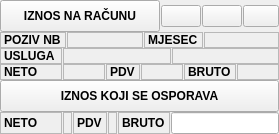
           <widget class="QWidget" name="tabRacun">
            <attribute name="title">
             <string>  RAČUN  </string>
            </attribute>
            <layout class="QVBoxLayout" name="verticalLayout_7">
             <property name="spacing">
              <number>0</number>
             </property>
             <property name="leftMargin">
              <number>0</number>
             </property>
             <property name="topMargin">
              <number>0</number>
             </property>
             <property name="rightMargin">
              <number>0</number>
             </property>
             <property name="bottomMargin">
              <number>0</number>
             </property>
             <item>
              <widget class="QFrame" name="frame_15">
               <property name="frameShape">
                <enum>QFrame::NoFrame</enum>
               </property>
               <property name="frameShadow">
                <enum>QFrame::Raised</enum>
               </property>
               <layout class="QHBoxLayout" name="horizontalLayout_11">
                <property name="spacing">
                 <number>1</number>
                </property>
                <property name="leftMargin">
                 <number>0</number>
                </property>
                <property name="topMargin">
                 <number>0</number>
                </property>
                <property name="rightMargin">
                 <number>0</number>
                </property>
                <property name="bottomMargin">
                 <number>0</number>
                </property>
                <item>
                 <widget class="QPushButton" name="btnIznosNaRacunu">
                  <property name="minimumSize">
                   <size>
                    <width>0</width>
                    <height>32</height>
                   </size>
                  </property>
                  <property name="font">
                   <font>
                    <weight>75</weight>
                    <bold>true</bold>
                   </font>
                  </property>
                  <property name="text">
                   <string>IZNOS NA RAČUNU</string>
                  </property>
                 </widget>
                </item>
                <item>
                 <widget class="QPushButton" name="pushButton_8">
                  <property name="sizePolicy">
                   <sizepolicy hsizetype="Maximum" vsizetype="Fixed">
                    <horstretch>0</horstretch>
                    <verstretch>0</verstretch>
                   </sizepolicy>
                  </property>
                  <property name="cursor">
                   <cursorShape>PointingHandCursor</cursorShape>
                  </property>
                  <property name="icon">
                   <iconset resource="../../../resources/DonatForm.qrc">
                    <normaloff>:/InDonat/Forms/images/zeleni.JPG</normaloff>:/InDonat/Forms/images/zeleni.JPG</iconset>
                  </property>
                 </widget>
                </item>
                <item>
                 <widget class="QPushButton" name="pushButton_7">
                  <property name="sizePolicy">
                   <sizepolicy hsizetype="Maximum" vsizetype="Fixed">
                    <horstretch>0</horstretch>
                    <verstretch>0</verstretch>
                   </sizepolicy>
                  </property>
                  <property name="cursor">
                   <cursorShape>PointingHandCursor</cursorShape>
                  </property>
                  <property name="icon">
                   <iconset resource="../../../resources/DonatForm.qrc">
                    <normaloff>:/InDonat/Forms/images/crveni.JPG</normaloff>:/InDonat/Forms/images/crveni.JPG</iconset>
                  </property>
                 </widget>
                </item>
                <item>
                 <widget class="QPushButton" name="btnIznosNaRacunuClear">
                  <property name="sizePolicy">
                   <sizepolicy hsizetype="Maximum" vsizetype="Fixed">
                    <horstretch>0</horstretch>
                    <verstretch>0</verstretch>
                   </sizepolicy>
                  </property>
                  <property name="maximumSize">
                   <size>
                    <width>36</width>
                    <height>16777215</height>
                   </size>
                  </property>
                  <property name="cursor">
                   <cursorShape>PointingHandCursor</cursorShape>
                  </property>
                  <property name="toolTip">
                   <string>Filter</string>
                  </property>
                  <property name="icon">
                   <iconset resource="../../../resources/DonatForm.qrc">
                    <normaloff>:/InDonat/Forms/images/DEL.GIF</normaloff>:/InDonat/Forms/images/DEL.GIF</iconset>
                  </property>
                  <property name="autoExclusive">
                   <bool>true</bool>
                  </property>
                 </widget>
                </item>
               </layout>
              </widget>
             </item>
             <item>
              <widget class="QFrame" name="frame_16">
               <property name="frameShape">
                <enum>QFrame::NoFrame</enum>
               </property>
               <property name="frameShadow">
                <enum>QFrame::Raised</enum>
               </property>
               <layout class="QHBoxLayout" name="horizontalLayout_12">
                <property name="spacing">
                 <number>1</number>
                </property>
                <property name="leftMargin">
                 <number>0</number>
                </property>
                <property name="topMargin">
                 <number>0</number>
                </property>
                <property name="rightMargin">
                 <number>0</number>
                </property>
                <property name="bottomMargin">
                 <number>0</number>
                </property>
                <item>
                 <widget class="QLabel" name="lblPozivNaBrojTitle">
                  <property name="sizePolicy">
                   <sizepolicy hsizetype="Maximum" vsizetype="Preferred">
                    <horstretch>0</horstretch>
                    <verstretch>0</verstretch>
                   </sizepolicy>
                  </property>
                  <property name="font">
                   <font>
                    <weight>75</weight>
                    <bold>true</bold>
                   </font>
                  </property>
                  <property name="frameShape">
                   <enum>QFrame::StyledPanel</enum>
                  </property>
                  <property name="text">
                   <string>POZIV NB</string>
                  </property>
                 </widget>
                </item>
                <item>
                 <widget class="QLabel" name="lblPozivNaBroj">
                  <property name="font">
                   <font>
                    <weight>75</weight>
                    <bold>true</bold>
                   </font>
                  </property>
                  <property name="frameShape">
                   <enum>QFrame::StyledPanel</enum>
                  </property>
                  <property name="text">
                   <string/>
                  </property>
                  <property name="alignment">
                   <set>Qt::AlignCenter</set>
                  </property>
                 </widget>
                </item>
                <item>
                 <widget class="QLabel" name="lblMjesecNaIznosuTitle">
                  <property name="sizePolicy">
                   <sizepolicy hsizetype="Maximum" vsizetype="Preferred">
                    <horstretch>0</horstretch>
                    <verstretch>0</verstretch>
                   </sizepolicy>
                  </property>
                  <property name="font">
                   <font>
                    <weight>75</weight>
                    <bold>true</bold>
                   </font>
                  </property>
                  <property name="frameShape">
                   <enum>QFrame::StyledPanel</enum>
                  </property>
                  <property name="text">
                   <string>MJESEC</string>
                  </property>
                 </widget>
                </item>
                <item>
                 <widget class="QLabel" name="lblMjesecNaIznosu">
                  <property name="font">
                   <font>
                    <weight>75</weight>
                    <bold>true</bold>
                   </font>
                  </property>
                  <property name="frameShape">
                   <enum>QFrame::StyledPanel</enum>
                  </property>
                  <property name="text">
                   <string/>
                  </property>
                  <property name="alignment">
                   <set>Qt::AlignCenter</set>
                  </property>
                 </widget>
                </item>
               </layout>
              </widget>
             </item>
             <item>
              <widget class="QFrame" name="frame_18">
               <property name="frameShape">
                <enum>QFrame::NoFrame</enum>
               </property>
               <property name="frameShadow">
                <enum>QFrame::Raised</enum>
               </property>
               <layout class="QHBoxLayout" name="horizontalLayout_13">
                <property name="spacing">
                 <number>1</number>
                </property>
                <property name="leftMargin">
                 <number>0</number>
                </property>
                <property name="topMargin">
                 <number>0</number>
                </property>
                <property name="rightMargin">
                 <number>0</number>
                </property>
                <property name="bottomMargin">
                 <number>0</number>
                </property>
                <item>
                 <widget class="QLabel" name="lblUslugaTitle">
                  <property name="sizePolicy">
                   <sizepolicy hsizetype="Maximum" vsizetype="Preferred">
                    <horstretch>0</horstretch>
                    <verstretch>0</verstretch>
                   </sizepolicy>
                  </property>
                  <property name="minimumSize">
                   <size>
                    <width>62</width>
                    <height>0</height>
                   </size>
                  </property>
                  <property name="font">
                   <font>
                    <weight>75</weight>
                    <bold>true</bold>
                   </font>
                  </property>
                  <property name="frameShape">
                   <enum>QFrame::StyledPanel</enum>
                  </property>
                  <property name="text">
                   <string>USLUGA</string>
                  </property>
                 </widget>
                </item>
                <item>
                 <widget class="QLabel" name="lblUsluga1">
                  <property name="font">
                   <font>
                    <weight>75</weight>
                    <bold>true</bold>
                   </font>
                  </property>
                  <property name="frameShape">
                   <enum>QFrame::StyledPanel</enum>
                  </property>
                  <property name="text">
                   <string/>
                  </property>
                  <property name="alignment">
                   <set>Qt::AlignCenter</set>
                  </property>
                 </widget>
                </item>
                <item>
                 <widget class="QLabel" name="lblUsluga2">
                  <property name="font">
                   <font>
                    <weight>75</weight>
                    <bold>true</bold>
                   </font>
                  </property>
                  <property name="frameShape">
                   <enum>QFrame::StyledPanel</enum>
                  </property>
                  <property name="text">
                   <string/>
                  </property>
                  <property name="alignment">
                   <set>Qt::AlignCenter</set>
                  </property>
                 </widget>
                </item>
               </layout>
              </widget>
             </item>
             <item>
              <widget class="QFrame" name="frame_17">
               <property name="frameShape">
                <enum>QFrame::NoFrame</enum>
               </property>
               <property name="frameShadow">
                <enum>QFrame::Raised</enum>
               </property>
               <layout class="QHBoxLayout" name="horizontalLayout_14">
                <property name="spacing">
                 <number>1</number>
                </property>
                <property name="leftMargin">
                 <number>0</number>
                </property>
                <property name="topMargin">
                 <number>0</number>
                </property>
                <property name="rightMargin">
                 <number>0</number>
                </property>
                <property name="bottomMargin">
                 <number>0</number>
                </property>
                <item>
                 <widget class="QLabel" name="lblNetoTitle">
                  <property name="sizePolicy">
                   <sizepolicy hsizetype="Maximum" vsizetype="Preferred">
                    <horstretch>0</horstretch>
                    <verstretch>0</verstretch>
                   </sizepolicy>
                  </property>
                  <property name="minimumSize">
                   <size>
                    <width>62</width>
                    <height>0</height>
                   </size>
                  </property>
                  <property name="font">
                   <font>
                    <weight>75</weight>
                    <bold>true</bold>
                   </font>
                  </property>
                  <property name="frameShape">
                   <enum>QFrame::StyledPanel</enum>
                  </property>
                  <property name="text">
                   <string>NETO</string>
                  </property>
                 </widget>
                </item>
                <item>
                 <widget class="QLabel" name="lblNeto">
                  <property name="font">
                   <font>
                    <weight>75</weight>
                    <bold>true</bold>
                   </font>
                  </property>
                  <property name="frameShape">
                   <enum>QFrame::StyledPanel</enum>
                  </property>
                  <property name="text">
                   <string/>
                  </property>
                  <property name="alignment">
                   <set>Qt::AlignCenter</set>
                  </property>
                 </widget>
                </item>
                <item>
                 <widget class="QLabel" name="lblPdvTitle">
                  <property name="sizePolicy">
                   <sizepolicy hsizetype="Maximum" vsizetype="Preferred">
                    <horstretch>0</horstretch>
                    <verstretch>0</verstretch>
                   </sizepolicy>
                  </property>
                  <property name="font">
                   <font>
                    <weight>75</weight>
                    <bold>true</bold>
                   </font>
                  </property>
                  <property name="toolTip">
                   <string>Poziv Na Broj</string>
                  </property>
                  <property name="frameShape">
                   <enum>QFrame::StyledPanel</enum>
                  </property>
                  <property name="text">
                   <string>PDV</string>
                  </property>
                 </widget>
                </item>
                <item>
                 <widget class="QLabel" name="lblPdv">
                  <property name="font">
                   <font>
                    <weight>75</weight>
                    <bold>true</bold>
                   </font>
                  </property>
                  <property name="frameShape">
                   <enum>QFrame::StyledPanel</enum>
                  </property>
                  <property name="text">
                   <string/>
                  </property>
                  <property name="alignment">
                   <set>Qt::AlignCenter</set>
                  </property>
                 </widget>
                </item>
                <item>
                 <widget class="QLabel" name="lblBrutoTitle">
                  <property name="sizePolicy">
                   <sizepolicy hsizetype="Maximum" vsizetype="Preferred">
                    <horstretch>0</horstretch>
                    <verstretch>0</verstretch>
                   </sizepolicy>
                  </property>
                  <property name="font">
                   <font>
                    <weight>75</weight>
                    <bold>true</bold>
                   </font>
                  </property>
                  <property name="frameShape">
                   <enum>QFrame::StyledPanel</enum>
                  </property>
                  <property name="text">
                   <string>BRUTO</string>
                  </property>
                 </widget>
                </item>
                <item>
                 <widget class="QLabel" name="lblBruto">
                  <property name="font">
                   <font>
                    <weight>75</weight>
                    <bold>true</bold>
                   </font>
                  </property>
                  <property name="frameShape">
                   <enum>QFrame::StyledPanel</enum>
                  </property>
                  <property name="text">
                   <string/>
                  </property>
                  <property name="alignment">
                   <set>Qt::AlignCenter</set>
                  </property>
                 </widget>
                </item>
               </layout>
              </widget>
             </item>
             <item>
              <widget class="QFrame" name="frame_19">
               <property name="frameShape">
                <enum>QFrame::NoFrame</enum>
               </property>
               <property name="frameShadow">
                <enum>QFrame::Raised</enum>
               </property>
               <layout class="QHBoxLayout" name="horizontalLayout_15">
                <property name="spacing">
                 <number>1</number>
                </property>
                <property name="leftMargin">
                 <number>0</number>
                </property>
                <property name="topMargin">
                 <number>0</number>
                </property>
                <property name="rightMargin">
                 <number>0</number>
                </property>
                <property name="bottomMargin">
                 <number>0</number>
                </property>
                <item>
                 <widget class="QPushButton" name="btnIznosKojiSeOsporava">
                  <property name="minimumSize">
                   <size>
                    <width>0</width>
                    <height>32</height>
                   </size>
                  </property>
                  <property name="font">
                   <font>
                    <weight>75</weight>
                    <bold>true</bold>
                   </font>
                  </property>
                  <property name="text">
                   <string>IZNOS KOJI SE OSPORAVA</string>
                  </property>
                 </widget>
                </item>
               </layout>
              </widget>
             </item>
             <item>
              <widget class="QFrame" name="frame_20">
               <property name="frameShape">
                <enum>QFrame::NoFrame</enum>
               </property>
               <property name="frameShadow">
                <enum>QFrame::Raised</enum>
               </property>
               <layout class="QHBoxLayout" name="horizontalLayout_17">
                <property name="spacing">
                 <number>1</number>
                </property>
                <property name="leftMargin">
                 <number>0</number>
                </property>
                <property name="topMargin">
                 <number>0</number>
                </property>
                <property name="rightMargin">
                 <number>0</number>
                </property>
                <property name="bottomMargin">
                 <number>0</number>
                </property>
                <item>
                 <widget class="QLabel" name="lblNetoTitle_2">
                  <property name="sizePolicy">
                   <sizepolicy hsizetype="Maximum" vsizetype="Preferred">
                    <horstretch>0</horstretch>
                    <verstretch>0</verstretch>
                   </sizepolicy>
                  </property>
                  <property name="minimumSize">
                   <size>
                    <width>62</width>
                    <height>0</height>
                   </size>
                  </property>
                  <property name="font">
                   <font>
                    <weight>75</weight>
                    <bold>true</bold>
                   </font>
                  </property>
                  <property name="frameShape">
                   <enum>QFrame::StyledPanel</enum>
                  </property>
                  <property name="text">
                   <string>NETO</string>
                  </property>
                 </widget>
                </item>
                <item>
                 <widget class="QLabel" name="lblNeto_2">
                  <property name="font">
                   <font>
                    <weight>75</weight>
                    <bold>true</bold>
                   </font>
                  </property>
                  <property name="frameShape">
                   <enum>QFrame::StyledPanel</enum>
                  </property>
                  <property name="text">
                   <string/>
                  </property>
                  <property name="alignment">
                   <set>Qt::AlignCenter</set>
                  </property>
                 </widget>
                </item>
                <item>
                 <widget class="QLabel" name="lblPdvTitle_2">
                  <property name="sizePolicy">
                   <sizepolicy hsizetype="Maximum" vsizetype="Preferred">
                    <horstretch>0</horstretch>
                    <verstretch>0</verstretch>
                   </sizepolicy>
                  </property>
                  <property name="font">
                   <font>
                    <weight>75</weight>
                    <bold>true</bold>
                   </font>
                  </property>
                  <property name="toolTip">
                   <string>Poziv Na Broj</string>
                  </property>
                  <property name="frameShape">
                   <enum>QFrame::StyledPanel</enum>
                  </property>
                  <property name="text">
                   <string>PDV</string>
                  </property>
                 </widget>
                </item>
                <item>
                 <widget class="QLabel" name="lblPdv_2">
                  <property name="font">
                   <font>
                    <weight>75</weight>
                    <bold>true</bold>
                   </font>
                  </property>
                  <property name="frameShape">
                   <enum>QFrame::StyledPanel</enum>
                  </property>
                  <property name="text">
                   <string/>
                  </property>
                  <property name="alignment">
                   <set>Qt::AlignCenter</set>
                  </property>
                 </widget>
                </item>
                <item>
                 <widget class="QLabel" name="lblBrutoTitle_2">
                  <property name="sizePolicy">
                   <sizepolicy hsizetype="Maximum" vsizetype="Preferred">
                    <horstretch>0</horstretch>
                    <verstretch>0</verstretch>
                   </sizepolicy>
                  </property>
                  <property name="font">
                   <font>
                    <weight>75</weight>
                    <bold>true</bold>
                   </font>
                  </property>
                  <property name="frameShape">
                   <enum>QFrame::StyledPanel</enum>
                  </property>
                  <property name="text">
                   <string>BRUTO</string>
                  </property>
                 </widget>
                </item>
                <item>
                 <widget class="QLineEdit" name="lineEdit">
                  <property name="sizePolicy">
                   <sizepolicy hsizetype="Preferred" vsizetype="Preferred">
                    <horstretch>0</horstretch>
                    <verstretch>0</verstretch>
                   </sizepolicy>
                  </property>
                 </widget>
                </item>
               </layout>
              </widget>
             </item>
            </layout>
           </widget>
